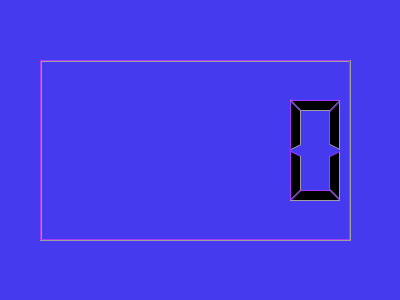
<?xml version="1.0" encoding="UTF-8"?>
<ui version="4.0">
 <class>Form</class>
 <widget class="QWidget" name="Form">
  <property name="geometry">
   <rect>
    <x>0</x>
    <y>0</y>
    <width>400</width>
    <height>300</height>
   </rect>
  </property>
  <property name="palette">
   <palette>
    <active>
     <colorrole role="Button">
      <brush brushstyle="SolidPattern">
       <color alpha="255">
        <red>157</red>
        <green>239</green>
        <blue>180</blue>
       </color>
      </brush>
     </colorrole>
     <colorrole role="Light">
      <brush brushstyle="SolidPattern">
       <color alpha="255">
        <red>166</red>
        <green>56</green>
        <blue>255</blue>
       </color>
      </brush>
     </colorrole>
     <colorrole role="Midlight">
      <brush brushstyle="SolidPattern">
       <color alpha="255">
        <red>189</red>
        <green>161</green>
        <blue>203</blue>
       </color>
      </brush>
     </colorrole>
     <colorrole role="Mid">
      <brush brushstyle="SolidPattern">
       <color alpha="255">
        <red>184</red>
        <green>184</green>
        <blue>184</blue>
       </color>
      </brush>
     </colorrole>
     <colorrole role="Base">
      <brush brushstyle="SolidPattern">
       <color alpha="255">
        <red>61</red>
        <green>255</green>
        <blue>90</blue>
       </color>
      </brush>
     </colorrole>
     <colorrole role="Window">
      <brush brushstyle="SolidPattern">
       <color alpha="255">
        <red>239</red>
        <green>15</green>
        <blue>217</blue>
       </color>
      </brush>
     </colorrole>
     <colorrole role="AlternateBase">
      <brush brushstyle="SolidPattern">
       <color alpha="255">
        <red>144</red>
        <green>130</green>
        <blue>247</blue>
       </color>
      </brush>
     </colorrole>
     <colorrole role="PlaceholderText">
      <brush brushstyle="SolidPattern">
       <color alpha="128">
        <red>16</red>
        <green>57</green>
        <blue>31</blue>
       </color>
      </brush>
     </colorrole>
    </active>
    <inactive>
     <colorrole role="Button">
      <brush brushstyle="SolidPattern">
       <color alpha="255">
        <red>157</red>
        <green>239</green>
        <blue>180</blue>
       </color>
      </brush>
     </colorrole>
     <colorrole role="Light">
      <brush brushstyle="SolidPattern">
       <color alpha="255">
        <red>166</red>
        <green>56</green>
        <blue>255</blue>
       </color>
      </brush>
     </colorrole>
     <colorrole role="Midlight">
      <brush brushstyle="SolidPattern">
       <color alpha="255">
        <red>189</red>
        <green>161</green>
        <blue>203</blue>
       </color>
      </brush>
     </colorrole>
     <colorrole role="Mid">
      <brush brushstyle="SolidPattern">
       <color alpha="255">
        <red>184</red>
        <green>184</green>
        <blue>184</blue>
       </color>
      </brush>
     </colorrole>
     <colorrole role="Base">
      <brush brushstyle="SolidPattern">
       <color alpha="255">
        <red>61</red>
        <green>255</green>
        <blue>90</blue>
       </color>
      </brush>
     </colorrole>
     <colorrole role="Window">
      <brush brushstyle="SolidPattern">
       <color alpha="255">
        <red>70</red>
        <green>58</green>
        <blue>239</blue>
       </color>
      </brush>
     </colorrole>
     <colorrole role="AlternateBase">
      <brush brushstyle="SolidPattern">
       <color alpha="255">
        <red>144</red>
        <green>130</green>
        <blue>247</blue>
       </color>
      </brush>
     </colorrole>
     <colorrole role="PlaceholderText">
      <brush brushstyle="SolidPattern">
       <color alpha="128">
        <red>0</red>
        <green>0</green>
        <blue>0</blue>
       </color>
      </brush>
     </colorrole>
    </inactive>
    <disabled>
     <colorrole role="Button">
      <brush brushstyle="SolidPattern">
       <color alpha="255">
        <red>157</red>
        <green>239</green>
        <blue>180</blue>
       </color>
      </brush>
     </colorrole>
     <colorrole role="Light">
      <brush brushstyle="SolidPattern">
       <color alpha="255">
        <red>166</red>
        <green>56</green>
        <blue>255</blue>
       </color>
      </brush>
     </colorrole>
     <colorrole role="Midlight">
      <brush brushstyle="SolidPattern">
       <color alpha="255">
        <red>189</red>
        <green>161</green>
        <blue>203</blue>
       </color>
      </brush>
     </colorrole>
     <colorrole role="Mid">
      <brush brushstyle="SolidPattern">
       <color alpha="255">
        <red>184</red>
        <green>184</green>
        <blue>184</blue>
       </color>
      </brush>
     </colorrole>
     <colorrole role="Base">
      <brush brushstyle="SolidPattern">
       <color alpha="255">
        <red>70</red>
        <green>58</green>
        <blue>239</blue>
       </color>
      </brush>
     </colorrole>
     <colorrole role="Window">
      <brush brushstyle="SolidPattern">
       <color alpha="255">
        <red>70</red>
        <green>58</green>
        <blue>239</blue>
       </color>
      </brush>
     </colorrole>
     <colorrole role="AlternateBase">
      <brush brushstyle="SolidPattern">
       <color alpha="255">
        <red>144</red>
        <green>130</green>
        <blue>247</blue>
       </color>
      </brush>
     </colorrole>
     <colorrole role="PlaceholderText">
      <brush brushstyle="SolidPattern">
       <color alpha="128">
        <red>0</red>
        <green>0</green>
        <blue>0</blue>
       </color>
      </brush>
     </colorrole>
    </disabled>
   </palette>
  </property>
  <property name="windowTitle">
   <string>Form</string>
  </property>
  <widget class="QLCDNumber" name="lcdNumber">
   <property name="geometry">
    <rect>
     <x>40</x>
     <y>60</y>
     <width>311</width>
     <height>181</height>
    </rect>
   </property>
   <property name="palette">
    <palette>
     <active>
      <colorrole role="Base">
       <brush brushstyle="SolidPattern">
        <color alpha="255">
         <red>255</red>
         <green>255</green>
         <blue>255</blue>
        </color>
       </brush>
      </colorrole>
      <colorrole role="Window">
       <brush brushstyle="SolidPattern">
        <color alpha="255">
         <red>21</red>
         <green>116</green>
         <blue>239</blue>
        </color>
       </brush>
      </colorrole>
     </active>
     <inactive>
      <colorrole role="Base">
       <brush brushstyle="SolidPattern">
        <color alpha="255">
         <red>255</red>
         <green>255</green>
         <blue>255</blue>
        </color>
       </brush>
      </colorrole>
      <colorrole role="Window">
       <brush brushstyle="SolidPattern">
        <color alpha="255">
         <red>21</red>
         <green>116</green>
         <blue>239</blue>
        </color>
       </brush>
      </colorrole>
     </inactive>
     <disabled>
      <colorrole role="Base">
       <brush brushstyle="SolidPattern">
        <color alpha="255">
         <red>21</red>
         <green>116</green>
         <blue>239</blue>
        </color>
       </brush>
      </colorrole>
      <colorrole role="Window">
       <brush brushstyle="SolidPattern">
        <color alpha="255">
         <red>21</red>
         <green>116</green>
         <blue>239</blue>
        </color>
       </brush>
      </colorrole>
     </disabled>
    </palette>
   </property>
  </widget>
 </widget>
 <resources/>
 <connections/>
</ui>
